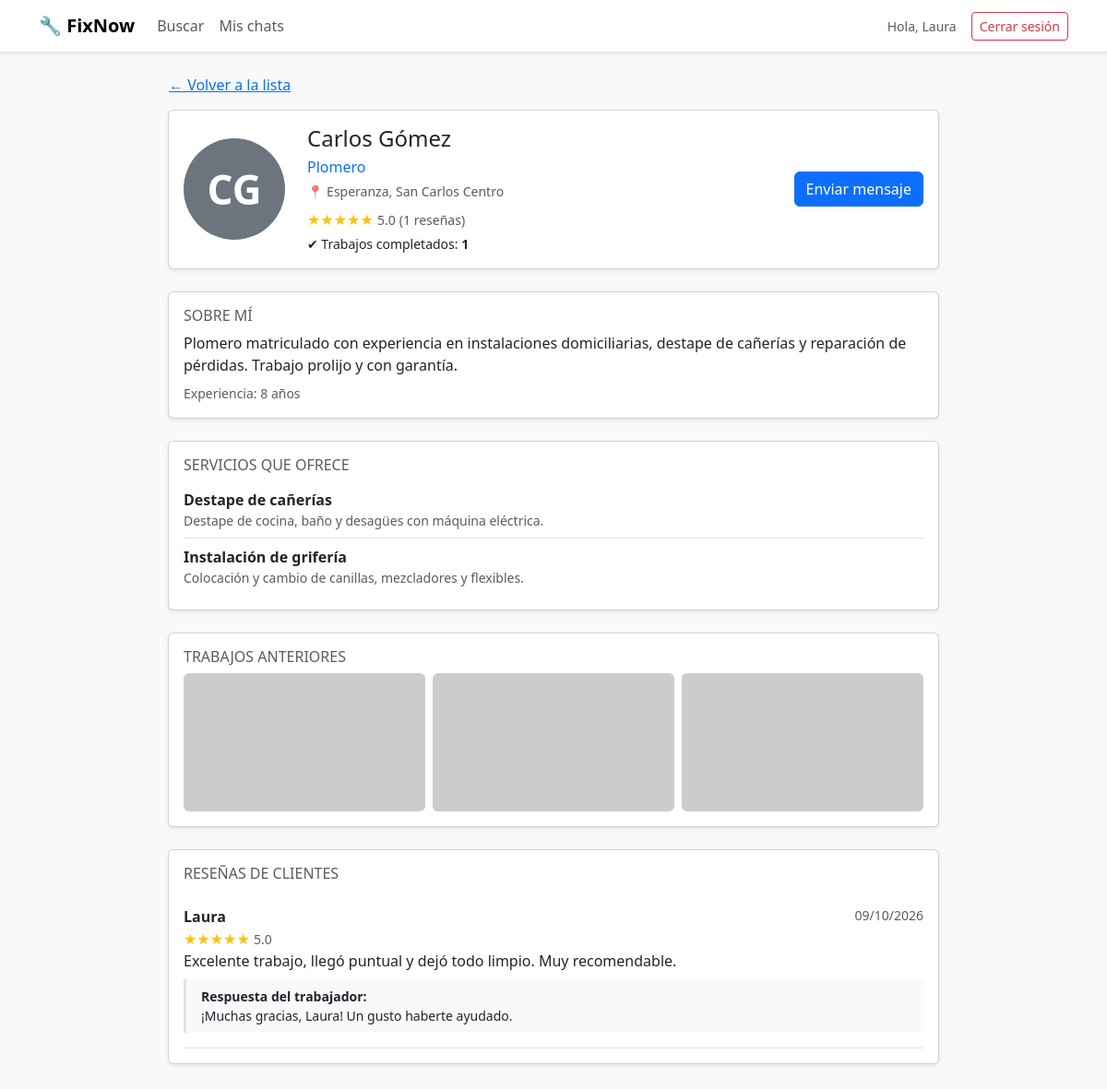
The page /perfil_trabajador.php?id=1 (signed in) on the database its author committed.
### tables this page shows
CREATE TABLE TRABAJADOR (
    id_trabajador       INT AUTO_INCREMENT PRIMARY KEY,
    id_usuario          INT NOT NULL UNIQUE,    
    oficio              VARCHAR(80),
    descripcion         TEXT,
    anios_experiencia   TINYINT,
    estado_habilitacion ENUM('pendiente','habilitado','rechazado') NOT NULL DEFAULT 'pendiente',
    foto_perfil         VARCHAR(255),
    FOREIGN KEY (id_usuario) REFERENCES USUARIO(id_usuario) ON DELETE CASCADE
);

CREATE TABLE USUARIO (
    id_usuario     INT AUTO_INCREMENT PRIMARY KEY,
    nombre         VARCHAR(60) NOT NULL,
    apellido       VARCHAR(60) NOT NULL,
    mail           VARCHAR(120) NOT NULL UNIQUE,    
    contrasena     VARCHAR(255) NOT NULL,           
    rol            ENUM('cliente','trabajador','admin') NOT NULL,
    id_localidad   INT,
    fecha_registro DATETIME DEFAULT CURRENT_TIMESTAMP,
    estado         ENUM('activo','pendiente','bloqueado') NOT NULL DEFAULT 'activo',
    FOREIGN KEY (id_localidad) REFERENCES LOCALIDAD(id_localidad)
);

CREATE TABLE SERVICIO (
    id_servicio     INT AUTO_INCREMENT PRIMARY KEY,
    id_trabajador   INT NOT NULL,
    nombre          VARCHAR(100) NOT NULL,
    descripcion     TEXT,
    estado_revision ENUM('pendiente','aprobado','rechazado') NOT NULL DEFAULT 'pendiente',
    FOREIGN KEY (id_trabajador) REFERENCES TRABAJADOR(id_trabajador) ON DELETE CASCADE
);

CREATE TABLE IMAGEN (
    id_imagen       INT AUTO_INCREMENT PRIMARY KEY,
    id_trabajador   INT NOT NULL,
    url             VARCHAR(255) NOT NULL,
    estado_revision ENUM('pendiente','aprobada','rechazada') NOT NULL DEFAULT 'pendiente',
    fecha_subida    DATETIME DEFAULT CURRENT_TIMESTAMP,
    FOREIGN KEY (id_trabajador) REFERENCES TRABAJADOR(id_trabajador) ON DELETE CASCADE
);

CREATE TABLE CALIFICACION (
    id_calificacion INT AUTO_INCREMENT PRIMARY KEY,
    id_solicitud    INT NOT NULL UNIQUE,    
    id_usuario      INT NOT NULL,
    id_trabajador   INT NOT NULL,
    puntuacion      TINYINT NOT NULL,       
    comentario      TEXT,
    fecha           DATETIME DEFAULT CURRENT_TIMESTAMP,
    reportada       BOOLEAN NOT NULL DEFAULT FALSE,   
    FOREIGN KEY (id_solicitud) REFERENCES SOLICITUD(id_solicitud) ON DELETE CASCADE,
    FOREIGN KEY (id_usuario) REFERENCES USUARIO(id_usuario) ON DELETE CASCADE,
    FOREIGN KEY (id_trabajador) REFERENCES TRABAJADOR(id_trabajador) ON DELETE CASCADE,
    CONSTRAINT chk_puntuacion CHECK (puntuacion BETWEEN 1 AND 5)
);

CREATE TABLE RESPUESTA (
    id_respuesta    INT AUTO_INCREMENT PRIMARY KEY,
    id_calificacion INT NOT NULL UNIQUE,    
    contenido       TEXT NOT NULL,
    fecha           DATETIME DEFAULT CURRENT_TIMESTAMP,
    FOREIGN KEY (id_calificacion) REFERENCES CALIFICACION(id_calificacion) ON DELETE CASCADE
);

### public/perfil_trabajador.php (the view, shortened to what the rows shown need)
<?php
$idTrabajador = (int) ($_GET['id'] ?? 0);
$perfil = $idTrabajador > 0 ? PerfilController::obtener($idTrabajador) : null;
$vigente = $perfil !== null
    ? (new Solicitud(Database::getConexion()))->vigenteEntre(Sesion::idUsuarioActual(), $idTrabajador)
    : null;
?>
<!DOCTYPE html>
<html lang="es">
<head>
    <link href="https://cdn.jsdelivr.net/npm/bootstrap@5.3.3/dist/css/bootstrap.min.css" rel="stylesheet">
    <link rel="stylesheet" href="assets/css/estilos.css">
</head>
<body class="bg-light">
<div class="container pb-5" style="max-width: 860px;">
    <?php if ($perfil === null): ?>
        <div class="alert alert-warning">Este perfil no está disponible.</div>
    <?php else: ?>
        <div class="card shadow-sm mb-4">
            <div class="card-body d-flex flex-wrap gap-4 align-items-center">
                <?= Vista::avatar($perfil['foto_perfil'], $perfil['nombre'], $perfil['apellido'], 110) ?>
                <div class="flex-grow-1">
                    <h1 class="h4 mb-1"><?= Vista::e($perfil['nombre'] . ' ' . $perfil['apellido']) ?></h1>
                    <div class="text-primary"><?= Vista::e($perfil['oficio']) ?></div>
                    <div class="small text-muted mt-1">📍 <?= Vista::e($perfil['localidades']) ?></div>
                    <div class="mt-2">
                        <?= Vista::estrellas($perfil['calificacion_promedio']) ?>
                        <span class="small text-muted">(<?= (int) $perfil['cantidad_calificaciones'] ?> reseñas)</span>
                    </div>
                    <div class="small mt-1">✔ Trabajos completados: <strong><?= (int) $perfil['trabajos_completados'] ?></strong></div>
                </div>
                <div>
                    <?php if ($vigente === null): ?>
                        <a href="contactar.php?id=<?= $idTrabajador ?>" class="btn btn-primary">Enviar mensaje</a>
                    <?php elseif ($vigente['estado_contacto'] === 'aceptada'): ?>
                        <a href="chat.php?id=<?= (int) $vigente['id_solicitud'] ?>" class="btn btn-success">Ir al chat</a>
                    <?php else: ?>
                        <button class="btn btn-outline-secondary" disabled>Solicitud pendiente</button>
                        <div class="form-text">Esperando respuesta del trabajador</div>
                    <?php endif; ?>
                </div>
            </div>
        </div>
        <div class="card shadow-sm mb-4">
            <div class="card-body">
                <h2 class="h6 text-uppercase text-muted">Sobre mí</h2>
                <p class="mb-2">
                    <?= !empty($perfil['descripcion']) ? nl2br(Vista::e($perfil['descripcion'])) : '<span class="text-muted">Sin completar</span>' ?>
                </p>
                <div class="small text-muted">
                    Experiencia:
                    <?= $perfil['anios_experiencia'] !== null ? (int) $perfil['anios_experiencia'] . ' años' : 'Sin completar' ?>
                </div>
            </div>
        </div>
        <div class="card shadow-sm mb-4">
            <div class="card-body">
                <h2 class="h6 text-uppercase text-muted">Servicios que ofrece</h2>
                <?php if (empty($perfil['servicios'])): ?>
                    <span class="text-muted">Todavía no publicó servicios.</span>
                <?php else: ?>
                    <ul class="list-group list-group-flush">
                        <?php foreach ($perfil['servicios'] as $servicio): ?>
                            <li class="list-group-item px-0">
                                <div class="fw-semibold"><?= Vista::e($servicio['nombre']) ?></div>
                                <div class="small text-muted"><?= Vista::e($servicio['descripcion']) ?></div>
                            </li>
                        <?php endforeach; ?>
                    </ul>
                <?php endif; ?>
            </div>
        </div>
        <div class="card shadow-sm mb-4">
            <div class="card-body">
                <h2 class="h6 text-uppercase text-muted">Trabajos anteriores</h2>
                <?php if (empty($perfil['imagenes'])): ?>
                    <span class="text-muted">Todavía no subió fotos.</span>
                <?php else: ?>
                    <div class="row g-2">
                        <?php foreach ($perfil['imagenes'] as $img): ?>
                            <div class="col-6 col-md-4">
                                <img src="<?= Vista::e($img['url']) ?>" alt="Trabajo anterior"
                                     class="img-fluid rounded w-100 object-fit-cover" style="height:150px;">
                            </div>
                        <?php endforeach; ?>
                    </div>
                <?php endif; ?>
            </div>
        </div>
        <div class="card shadow-sm">
            <div class="card-body">
                <h2 class="h6 text-uppercase text-muted">Reseñas de clientes</h2>
                <?php if (empty($perfil['resenias'])): ?>
                    <span class="text-muted">Aún no tiene reseñas.</span>
                <?php else: ?>
                    <?php foreach ($perfil['resenias'] as $r): ?>
                        <div class="border-bottom py-3">
                            <div class="d-flex justify-content-between">
                                <strong><?= Vista::e($r['nombre_cliente']) ?></strong>
                                <span class="small text-muted"><?= Vista::e(date('d/m/Y', strtotime($r['fecha']))) ?></span>
                            </div>
                            <div><?= Vista::estrellas($r['puntuacion']) ?></div>
                            <?php if (!empty($r['comentario'])): ?>
                                <p class="mb-1"><?= nl2br(Vista::e($r['comentario'])) ?></p>
                            <?php endif; ?>
                            <?php if (!empty($r['respuesta'])): ?>
                                <div class="bg-light border-start border-3 ps-3 py-2 mt-2 small">
                                    <strong>Respuesta del trabajador:</strong><br>
                                    <?= nl2br(Vista::e($r['respuesta'])) ?>
                                </div>
                            <?php endif; ?>
                        </div>
                    <?php endforeach; ?>
                <?php endif; ?>
            </div>
        </div>
    <?php endif; ?>
</div>
</body>
</html>

### src/helpers/Vista.php (shortened to what the rows shown need)
<?php
class Vista
{
    public static function e(?string $texto): string
    {
        return htmlspecialchars($texto ?? '', ENT_QUOTES, 'UTF-8');
    }
    public static function estrellas($promedio): string
    {
        $promedio = (float) $promedio;
        $llenas = (int) round($promedio);
        $texto = str_repeat('★', $llenas) . str_repeat('☆', 5 - $llenas);
        return '<span class="text-warning">' . $texto . '</span> '
             . '<span class="small text-muted">' . number_format($promedio, 1) . '</span>';
    }
    public static function avatar(?string $foto, string $nombre, string $apellido, int $tamano = 64): string
    {
        $estilo = "width:{$tamano}px;height:{$tamano}px;";
        $iniciales = mb_strtoupper(mb_substr($nombre, 0, 1) . mb_substr($apellido, 0, 1));
        return '<div class="rounded-circle bg-secondary text-white d-flex align-items-center '
             . 'justify-content-center fw-bold" style="' . $estilo . 'font-size:' . ($tamano / 2.5) . 'px;">'
             . self::e($iniciales) . '</div>';
    }
}

### rows shown on the page
trabajador: id_usuario.apellido "CG", id_usuario.apellido "Carlos Gómez", oficio "Plomero", descripcion "Plomero matriculado con experiencia en instalaciones domiciliarias, destape de cañerías y reparación de pérdidas. Trabajo prolijo y con garantía.", anios_experiencia "8"
servicio: nombre "Destape de cañerías", descripcion "Destape de cocina, baño y desagües con máquina eléctrica."
servicio: nombre "Instalación de grifería", descripcion "Colocación y cambio de canillas, mezcladores y flexibles."
calificacion: id_usuario.nombre "Laura", fecha "09/10/2026", puntuacion "★★★★★", puntuacion "5.0", comentario "Excelente trabajo, llegó puntual y dejó todo limpio. Muy recomendable.", respuesta.contenido "¡Muchas gracias, Laura! Un gusto haberte ayudado."

### other values the page prints
Vista::e($_SESSION['nombre'] ?? '') "Laura"
Vista::e($perfil['localidades']) "Esperanza, San Carlos Centro"
$texto "★★★★★"
$promedio "5.0"
$perfil['cantidad_calificaciones'] "1"
$perfil['trabajos_completados'] "1"
